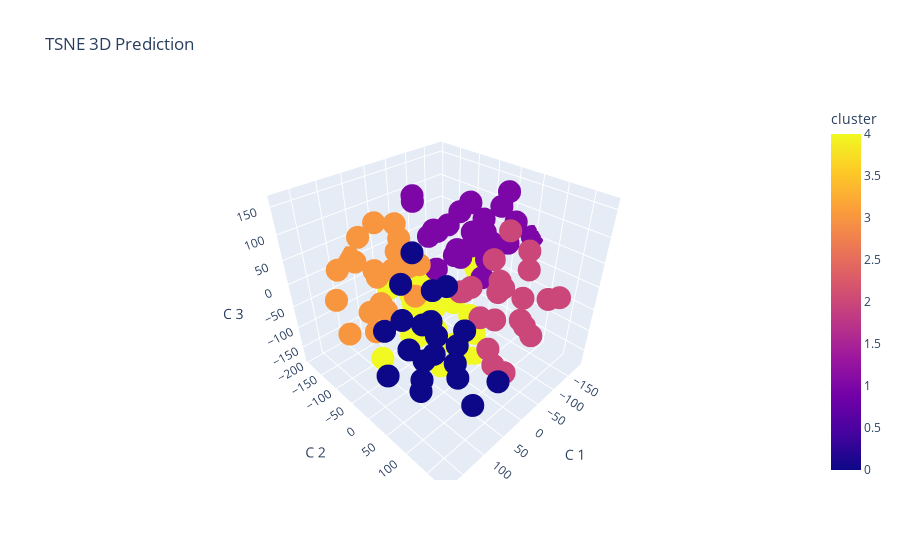

Write notebook code for a chart like this one.
### Code cell
plot3d(dftsne_kmeans3, 'TSNE 3D Prediction', 'cluster')
